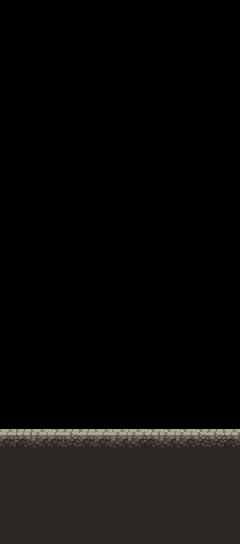

This game map was drawn from its Tiled (.tmx) file and the tilesets committed beside it. A one-line description and the full map source follow:
An orthogonal 15x34 tile map with 16x16 px tiles, 2 tile layers (Background 0, Ground), 2 tilesets and 1 object (Rock).

<map version="1.9" tiledversion="1.9.0" orientation="orthogonal" renderorder="right-down" width="15" height="34" tilewidth="16" tileheight="16" infinite="0" nextlayerid="7" nextobjectid="16">
 <tileset firstgid="1" source="../Tileset/TileSet.tsx" />
 <tileset firstgid="183" source="../Tileset/TileSet.tsx" />
 <layer id="3" name="Background 0" width="15" height="34">
  <data encoding="csv">
0,0,0,0,0,0,0,0,0,0,0,0,0,0,0,
0,0,0,0,0,0,0,0,0,0,0,0,0,0,0,
0,0,0,0,0,0,0,0,0,0,0,0,0,0,0,
0,0,0,0,0,0,0,0,0,0,0,0,0,0,0,
0,0,0,0,0,0,0,0,0,0,0,0,0,0,0,
0,0,0,0,0,0,0,0,0,0,0,0,0,0,0,
0,0,0,0,0,0,0,0,0,0,0,0,0,0,0,
0,0,0,0,0,0,0,0,0,0,0,0,0,0,0,
0,0,0,0,0,0,0,0,0,0,0,0,0,0,0,
0,0,0,0,0,0,0,0,0,0,0,0,0,0,0,
0,0,0,0,0,0,0,0,0,0,0,0,0,0,0,
0,0,0,0,0,0,0,0,0,0,0,0,0,0,0,
0,0,0,0,0,0,0,0,0,0,0,0,0,0,0,
0,0,0,0,0,0,0,0,0,0,0,0,0,0,0,
0,0,0,0,0,0,0,0,0,0,0,0,0,0,0,
0,0,0,0,0,0,0,0,0,0,0,0,0,0,0,
0,0,0,0,0,0,0,0,0,0,0,0,0,0,0,
0,0,0,0,0,0,0,0,0,0,0,0,0,0,0,
0,0,0,0,0,0,0,0,0,0,0,0,0,0,0,
0,0,0,0,0,0,0,0,0,0,0,0,0,0,0,
0,0,0,0,0,0,0,0,0,0,0,0,0,0,0,
0,0,0,0,0,0,0,0,0,0,0,0,0,0,0,
0,0,0,0,0,0,0,0,0,0,0,0,0,0,0,
0,0,0,0,0,0,0,0,0,0,0,0,0,0,0,
0,0,0,0,0,0,0,0,0,0,0,0,0,0,0,
0,0,0,0,0,0,0,0,0,0,0,0,0,0,0,
0,0,0,0,0,0,0,0,0,0,0,0,0,0,0,
122,122,122,122,122,122,122,122,122,122,122,122,122,122,122,
122,122,122,122,122,122,122,122,122,122,122,122,122,122,122,
122,122,122,122,122,122,122,122,122,122,122,122,122,122,122,
122,122,122,122,122,122,122,122,122,122,122,122,122,122,122,
122,122,122,122,122,122,122,122,122,122,122,122,122,122,122,
122,122,122,122,122,122,122,122,122,122,122,122,122,122,122,
122,122,122,122,122,122,122,122,122,122,122,122,122,122,122
</data>
 </layer>
 <layer id="1" name="Ground" width="15" height="34">
  <data encoding="csv">
0,0,0,0,0,0,0,0,0,0,0,0,0,0,0,
0,0,0,0,0,0,0,0,0,0,0,0,0,0,0,
0,0,0,0,0,0,0,0,0,0,0,0,0,0,0,
0,0,0,0,0,0,0,0,0,0,0,0,0,0,0,
0,0,0,0,0,0,0,0,0,0,0,0,0,0,0,
0,0,0,0,0,0,0,0,0,0,0,0,0,0,0,
0,0,0,0,0,0,0,0,0,0,0,0,0,0,0,
0,0,0,0,0,0,0,0,0,0,0,0,0,0,0,
0,0,0,0,0,0,0,0,0,0,0,0,0,0,0,
0,0,0,0,0,0,0,0,0,0,0,0,0,0,0,
0,0,0,0,0,0,0,0,0,0,0,0,0,0,0,
0,0,0,0,0,0,0,0,0,0,0,0,0,0,0,
0,0,0,0,0,0,0,0,0,0,0,0,0,0,0,
0,0,0,0,0,0,0,0,0,0,0,0,0,0,0,
0,0,0,0,0,0,0,0,0,0,0,0,0,0,0,
0,0,0,0,0,0,0,0,0,0,0,0,0,0,0,
0,0,0,0,0,0,0,0,0,0,0,0,0,0,0,
0,0,0,0,0,0,0,0,0,0,0,0,0,0,0,
0,0,0,0,0,0,0,0,0,0,0,0,0,0,0,
0,0,0,0,0,0,0,0,0,0,0,0,0,0,0,
0,0,0,0,0,0,0,0,0,0,0,0,0,0,0,
0,0,0,0,0,0,0,0,0,0,0,0,0,0,0,
0,0,0,0,0,0,0,0,0,0,0,0,0,0,0,
0,0,0,0,0,0,0,0,0,0,0,0,0,0,0,
0,0,0,0,0,0,0,0,0,0,0,0,0,0,0,
0,0,0,0,0,0,0,0,0,0,0,0,0,0,0,
236,234,236,235,234,234,236,236,236,235,235,235,235,234,236,
66,69,67,66,68,66,66,67,67,69,67,67,68,68,69,
80,80,80,80,80,80,80,80,80,80,80,80,80,80,80,
80,80,81,82,80,80,80,80,80,80,80,80,80,80,80,
94,80,80,80,80,80,94,94,94,94,94,94,94,94,80,
108,94,94,94,94,94,108,108,108,108,108,108,108,108,94,
80,80,80,80,80,80,80,80,80,80,80,80,80,80,81,
94,94,94,94,94,94,94,94,94,94,94,94,94,80,80
</data>
 </layer>
 <objectgroup color="#55aa00" id="6" name="Rock">
  <object id="15" name="Rock" x="112" y="432">
   <point />
  </object>
 </objectgroup>
</map>
